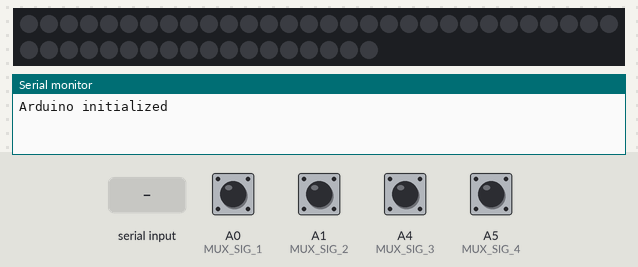
A sketch run on a simulated Arduino Mega 2560, built with avr-gcc and run on an emulated ATmega2560. On the bench: 48 RGB LEDs in strip order, left to right, continuing on the next row, the last lines printed to the serial monitor. The test bench sets the inputs (shaded band); at power-on: A0 (MUX_SIG_1), A1 (MUX_SIG_2), A4 (MUX_SIG_3), A5 (MUX_SIG_4) HIGH. Dim RGB values are drawn brighter than linear.

Above: at 1.2 s.
1.3 s: "INIT_EFFECT\n" received over Serial
3.5 s: "QUEST:,45\n" received over Serial
At 5.35 s:
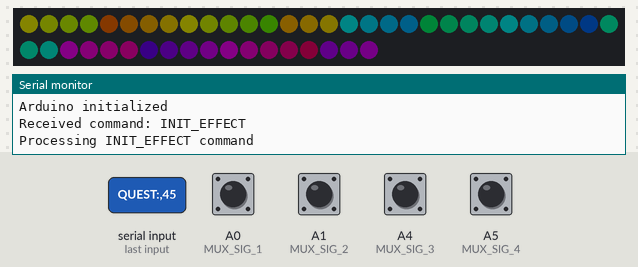
6.5 s: A0 (MUX_SIG_1) pulled LOW for 0.15 s
8.1 s: A5 (MUX_SIG_4) pulled LOW for 1 s
At 8.9 s:
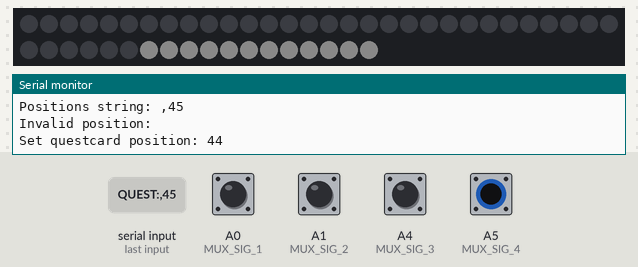
10.6 s: A1 (MUX_SIG_2) pulled LOW for 0.15 s
12.2 s: A4 (MUX_SIG_3) pulled LOW for 0.15 s
Timing chart, 0 to 14.8 s (numbered marks = the images above; inputs shaded):
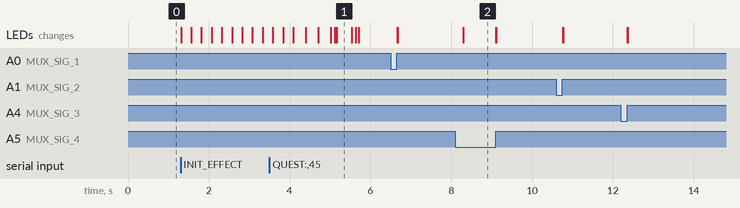

Measured:
- after the input at 8.1 s, the LEDs: change after 0.19 s (image 2)

The sketch:

Oplay.ino
```cpp
#include <Adafruit_NeoPixel.h>

// Neopixel configuration
#define NEOPIXEL_PIN 45
#define NUM_PIXELS 48 // Match the 48 sensors
Adafruit_NeoPixel pixels(NUM_PIXELS, NEOPIXEL_PIN, NEO_GRB + NEO_KHZ800);

// Multiplexer pins
#define MUX_S0 23
#define MUX_S1 25
#define MUX_S2 29
#define MUX_S3 33
#define MUX_SIG_1 A0
#define MUX_SIG_2 A1
#define MUX_SIG_3 A4
#define MUX_SIG_4 A5

#define NUM_SENSORS_PER_MUX 12
#define NUM_MUX 4
#define TOTAL_SENSORS (NUM_SENSORS_PER_MUX * NUM_MUX) // 48

// Color definitions
uint32_t COLOR_MAGNET = pixels.Color(255, 255, 255); // Default: White for pieces
#define COLOR_QUEST pixels.Color(255, 0, 0)         // Red for questcard positions
#define COLOR_OFF pixels.Color(0, 0, 0)             // Off for empty non-questcard positions

// Timing configuration
#define HOLD_TIME 1000 // Time to hold a piece to confirm detection (ms)

// Sensor states and timing
bool lastState[TOTAL_SENSORS] = {false};
unsigned long detectTime[TOTAL_SENSORS] = {0};
bool sentSerial[TOTAL_SENSORS] = {false};

// Questcard positions
bool isQuestCard[TOTAL_SENSORS] = {false};

void setup() {
  // Initialize serial communication
  Serial.begin(115200);
  while (!Serial) {
    ; // Wait for serial port to connect (needed for Mega)
  }
  Serial.println("Arduino initialized");

  // Initialize Neopixels
  pixels.begin();
  pixels.setBrightness(10); // Normal brightness
  pixels.clear();
  pixels.show();

  // Initialize multiplexer pins
  pinMode(MUX_S0, OUTPUT);
  pinMode(MUX_S1, OUTPUT);
  pinMode(MUX_S2, OUTPUT);
  pinMode(MUX_S3, OUTPUT);

  // Initialize sensor input pins with pull-up resistors
  pinMode(MUX_SIG_1, INPUT_PULLUP);
  pinMode(MUX_SIG_2, INPUT_PULLUP);
  pinMode(MUX_SIG_3, INPUT_PULLUP);
  pinMode(MUX_SIG_4, INPUT_PULLUP);
}

// Function to convert HSV to RGB for rainbow effect
uint32_t hsvToRgb(uint16_t hue, uint8_t saturation, uint8_t value) {
  uint8_t r, g, b;
  uint16_t h = hue % 360;
  uint8_t region = h / 60;
  uint8_t remainder = (h - (region * 60)) * 255 / 60;
  uint8_t p = (value * (255 - saturation)) >> 8;
  uint8_t q = (value * (255 - ((saturation * remainder) >> 8))) >> 8;
  uint8_t t = (value * (255 - ((saturation * (255 - remainder)) >> 8))) >> 8;

  switch (region) {
    case 0: r = value; g = t; b = p; break;
    case 1: r = q; g = value; b = p; break;
    case 2: r = p; g = value; b = t; break;
    case 3: r = p; g = q; b = value; break;
    case 4: r = t; g = p; b = value; break;
    default: r = value; g = p; b = q; break;
  }
  return pixels.Color(r, g, b);
}

// Rainbow wave effect
void rainbowWaveEffect() {
  const int waveDuration = 3000; // 3 seconds for wave
  const int fadeDuration = 1000; // 1 second for fade out
  const int pixelsPerStep = 4; // Number of pixels to light up per step
  const int steps = NUM_PIXELS / pixelsPerStep + (NUM_PIXELS % pixelsPerStep ? 1 : 0);
  const int delayPerStep = waveDuration / steps;

  // Set higher brightness for effect
  pixels.setBrightness(20);

  // Rainbow wave
  for (int step = 0; step < steps; step++) {
    pixels.clear();
    for (int i = 0; i < pixelsPerStep; i++) {
      int pixel = step * pixelsPerStep + i;
      if (pixel < NUM_PIXELS) {
        uint16_t hue = (pixel * 360 / NUM_PIXELS + (step * 30)) % 360; // Shift hue for rainbow
        pixels.setPixelColor(pixel, hsvToRgb(hue, 255, 255));
      }
    }
    pixels.show();
    delay(delayPerStep);
  }

  // Fade out
  for (int brightness = 255; brightness >= 0; brightness -= 5) {
    for (int i = 0; i < NUM_PIXELS; i++) {
      uint16_t hue = (i * 360 / NUM_PIXELS) % 360;
      uint32_t color = hsvToRgb(hue, 255, brightness);
      pixels.setPixelColor(i, color);
    }
    pixels.show();
    delay(fadeDuration / 51); // 51 steps (255/5)
  }

  // Restore normal brightness and clear
  pixels.setBrightness(10);
  pixels.clear();
  pixels.show();
}

void setMuxChannel(int channel) {
  digitalWrite(MUX_S0, bitRead(channel, 0));
  digitalWrite(MUX_S1, bitRead(channel, 1));
  digitalWrite(MUX_S2, bitRead(channel, 2));
  digitalWrite(MUX_S3, bitRead(channel, 3));
}

bool readSensorStable(int mux, int channel, int readings = 3) {
  int pin;
  switch (mux) {
    case 0: pin = MUX_SIG_1; break;
    case 1: pin = MUX_SIG_2; break;
    case 2: pin = MUX_SIG_3; break;
    case 3: pin = MUX_SIG_4; break;
    default: return false;
  }

  // Take multiple readings for stability
  for (int i = 0; i < readings; i++) {
    setMuxChannel(channel);
    if (digitalRead(pin) != LOW) {
      return false; // Sensor not triggered
    }
    delay(5); // Small delay between readings
  }
  return true; // Sensor triggered
}

void loop() {
  unsigned long currentTime = millis();

  // Handle incoming serial data
  if (Serial.available() > 0) {
    String command = Serial.readStringUntil('\n');
    command.trim();
    if (command.length() > 0) {
      Serial.print("Received command: ");
      Serial.println(command);
      if (command.startsWith("QUEST:")) {
        processQuestCommand(command);
      } else if (command.startsWith("COLOR:")) {
        processColorCommand(command);
      } else if (command == "INIT_EFFECT") {
        processInitEffectCommand();
      } else {
        Serial.println("Unknown command");
      }
    }
  }

  // Read sensors
  for (int mux = 0; mux < NUM_MUX; mux++) {
    for (int channel = 0; channel < NUM_SENSORS_PER_MUX; channel++) {
      int sensorIndex = (mux * NUM_SENSORS_PER_MUX) + channel;
      bool isMagnetDetected = readSensorStable(mux, channel);

      // State transition handling
      if (isMagnetDetected && !lastState[sensorIndex]) {
        // Piece placed
        detectTime[sensorIndex] = currentTime;
        sentSerial[sensorIndex] = false;
      } else if (!isMagnetDetected && lastState[sensorIndex]) {
        // Piece removed
        detectTime[sensorIndex] = 0;
        sentSerial[sensorIndex] = false;
      } else if (isMagnetDetected && !sentSerial[sensorIndex]) {
        // Piece held long enough
        if (currentTime - detectTime[sensorIndex] >= HOLD_TIME) {
          Serial.println(sensorIndex); // Send 0-based sensor ID
          Serial.print("Sent sensor ID: ");
          Serial.println(sensorIndex);
          sentSerial[sensorIndex] = true;
        }
      }

      lastState[sensorIndex] = isMagnetDetected;
    }
  }

  // Update LED colors
  for (int i = 0; i < TOTAL_SENSORS; i++) {
    if (lastState[i]) {
      pixels.setPixelColor(i, COLOR_MAGNET); // Piece present: custom color
    } else if (isQuestCard[i]) {
      pixels.setPixelColor(i, COLOR_QUEST);  // Empty questcard: red
    } else {
      pixels.setPixelColor(i, COLOR_OFF);    // Empty non-questcard: off
    }
  }
  pixels.show();

  // Small delay to prevent overwhelming the serial buffer
  delay(10);
}

void processQuestCommand(String command) {
  Serial.println("Processing QUEST command");
  String positionsStr = command.substring(6); // After "QUEST:"
  Serial.print("Positions string: ");
  Serial.println(positionsStr);

  // Reset questcard positions
  memset(isQuestCard, false, sizeof(isQuestCard));

  // Parse comma-separated positions
  int start = 0;
  int comma = positionsStr.indexOf(',');
  while (comma != -1) {
    String posStr = positionsStr.substring(start, comma);
    posStr.trim(); // Remove any whitespace
    int pos = posStr.toInt() - 1; // Convert 1-based to 0-based
    if (pos >= 0 && pos < TOTAL_SENSORS && posStr.length() > 0) {
      isQuestCard[pos] = true;
      Serial.print("Set questcard position: ");
      Serial.println(pos);
    } else {
      Serial.print("Invalid position: ");
      Serial.println(posStr);
    }
    start = comma + 1;
    comma = positionsStr.indexOf(',', start);
  }

  // Parse last position
  String posStr = positionsStr.substring(start);
  posStr.trim(); // Remove any whitespace
  int pos = posStr.toInt() - 1; // Convert 1-based to 0-based
  if (pos >= 0 && pos < TOTAL_SENSORS && posStr.length() > 0) {
    isQuestCard[pos] = true;
    Serial.print("Set questcard position: ");
    Serial.println(pos);
  } else {
    Serial.print("Invalid last position: ");
    Serial.println(posStr);
  }
}

void processColorCommand(String command) {
  Serial.println("Processing COLOR command");
  String colorStr = command.substring(6); // After "COLOR:"
  Serial.print("Color string: ");
  Serial.println(colorStr);

  // Parse RGB values
  int r, g, b;
  int firstComma = colorStr.indexOf(',');
  int secondComma = colorStr.indexOf(',', firstComma + 1);
  if (firstComma != -1 && secondComma != -1) {
    String rStr = colorStr.substring(0, firstComma);
    String gStr = colorStr.substring(firstComma + 1, secondComma);
    String bStr = colorStr.substring(secondComma + 1);
    rStr.trim();
    gStr.trim();
    bStr.trim();
    r = rStr.toInt();
    g = gStr.toInt();
    b = bStr.toInt();
    if (r >= 0 && r <= 255 && g >= 0 && g <= 255 && b >= 0 && b <= 255 && rStr.length() > 0 && gStr.length() > 0 && bStr.length() > 0) {
      COLOR_MAGNET = pixels.Color(r, g, b);
      Serial.print("Updated COLOR_MAGNET to: R=");
      Serial.print(r);
      Serial.print(", G=");
      Serial.print(g);
      Serial.print(", B=");
      Serial.println(b);
    } else {
      Serial.println("Invalid RGB values");
    }
  } else {
    Serial.println("Invalid COLOR format");
  }
}

void processInitEffectCommand() {
  Serial.println("Processing INIT_EFFECT command");
  rainbowWaveEffect();
  Serial.println("EFFECT_DONE");
}
```
